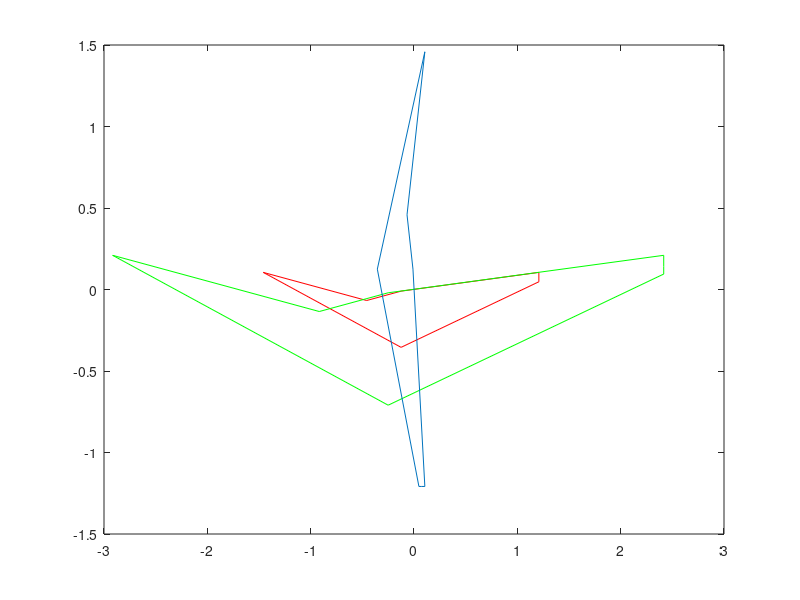

Write the MATLAB code that produced this figure.
%%Clears everything
clc
clear all
clf

%%fileID reads in the text file
%% Boult shape
fileID = fopen('part2.txt','r');

%%This specifies the format of the file that we are reading in
formatSpec = '%f %f';

%%This sets the size of the matrice to be read in
sizeA = [2 8];

%%Set matrice A
%%Reads the text file, specifies the format, and sets the size
A = fscanf(fileID, formatSpec, sizeA);

%%Plots A on the graph
%%Plots in a red color
plot(A(1,:), A(2 ,:),'r');

%%Doubles the size of A
B = 2*A;

%%Allows us to plot more than one item on graph
hold on

%%Plots B on the graph
%%Green color
plot(B(1,:), B(2,:), 'g');

%%Transpose of A
C = A';

%%Rotation of 90 degrees
D90 = [cos(pi/2) -sin(pi/2); sin(pi/2) cos(pi/2)];

%%E matrice 
%%Rotation of 90 degrees
E = [0 -1; 1 0];

%%Rotate our tranposed matrix by 90 degrees
F = C*E;

%%Plots F on the graph
%%Blue color
plot(F(:,1), F(:,2));